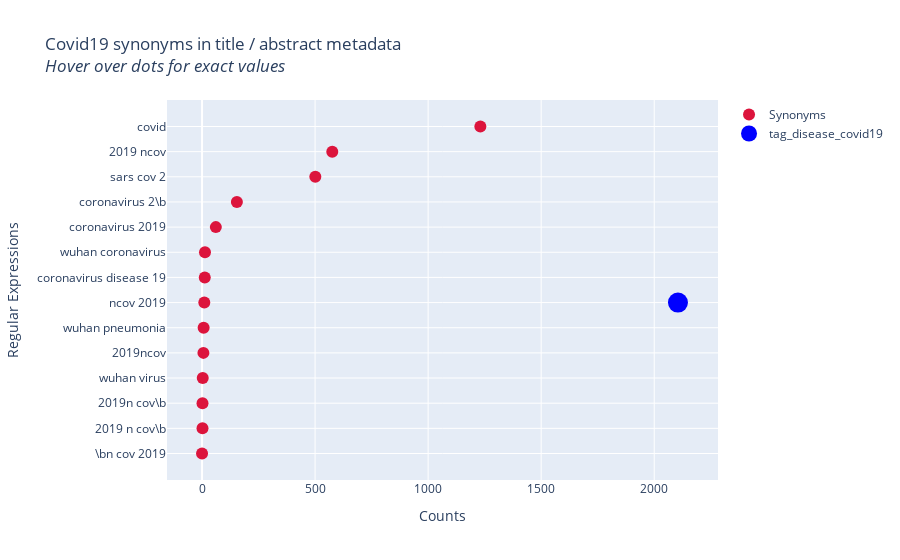

Write notebook code for a chart like this one.
### Markdown cell above
# COVID-19 Thematic tagging with Regular Expressions

Goal: tag papers with themes (e.g. `tag_disease_covid19` or `tag_risk_smoking`) _using handcrafted rules_ based on synonyms and related terms, searching the **all_sources_metadata** file.

The chart below shows how multiple synonyms for Covid-19 become a single boolean field in the metadata:

### Code cell
import plotly.express as px
import plotly.graph_objects as go
    
hardcoded_data_for_intro_chart = {
    'covid': 1231,
    '2019 ncov': 576,
    'sars cov 2': 501,
    r'coronavirus 2\b': 154,
    'coronavirus 2019': 61,
    'wuhan coronavirus': 13,
    'coronavirus disease 19': 12,
    'ncov 2019': 10,
    'wuhan pneumonia': 7,
    '2019ncov': 6,
    'wuhan virus': 3,
    r'2019n cov\b': 2,
    r'2019 n cov\b': 2,
    r'\bn cov 2019': 0
}

title = 'Covid19 synonyms in title / abstract metadata<br><i>Hover over dots for exact values</i>'
fig = go.Figure()

fig.add_trace(go.Scatter(
    x=list(hardcoded_data_for_intro_chart.values())[::-1],
    y=list(hardcoded_data_for_intro_chart.keys())[::-1],
    marker=dict(color="crimson", size=12),
    mode="markers",
    name='Synonyms'
))

fig.add_trace(go.Scatter(
    x=[2105],
    y=['ncov 2019'],
    marker=dict(color='blue', size=20),
    mode='markers',
    text='tag_disease_covid19',
    name='tag_disease_covid19'
))

fig.add_annotation

fig.update_layout(title=title,
              xaxis_title='Counts',
              yaxis_title='Regular Expressions')
fig.show()

### Figure 1 — Plotly figure (JSON) as saved in the notebook; plotly's stock layout.template omitted (floating-point values rounded to 4 significant figures)
{"data": [{"marker": {"color": "crimson", "size": 12}, "mode": "markers", "name": "Synonyms", "type": "scatter", "x": [0, 2, 2, 3, 6, 7, 10, 12, 13, 61, 154, 501, 576, 1231], "y": ["\\bn cov 2019", "2019 n cov\\b", "2019n cov\\b", "wuhan virus", "2019ncov", "wuhan pneumonia", "ncov 2019", "coronavirus disease 19", "wuhan coronavirus", "coronavirus 2019", "coronavirus 2\\b", "sars cov 2", "2019 ncov", "covid"]}, {"marker": {"color": "blue", "size": 20}, "mode": "markers", "name": "tag_disease_covid19", "text": "tag_disease_covid19", "type": "scatter", "x": [2105], "y": ["ncov 2019"]}], "layout": {"title": {"text": "Covid19 synonyms in title / abstract metadata<br><i>Hover over dots for exact values</i>"}, "xaxis": {"title": {"text": "Counts"}}, "yaxis": {"title": {"text": "Regular Expressions"}}}}
